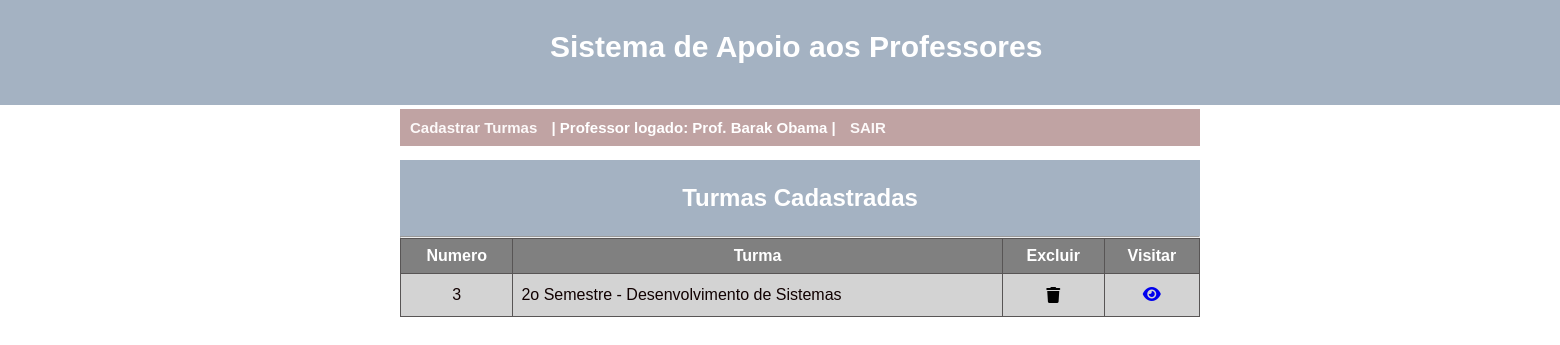
The app's page /lista_turma/2, older data.
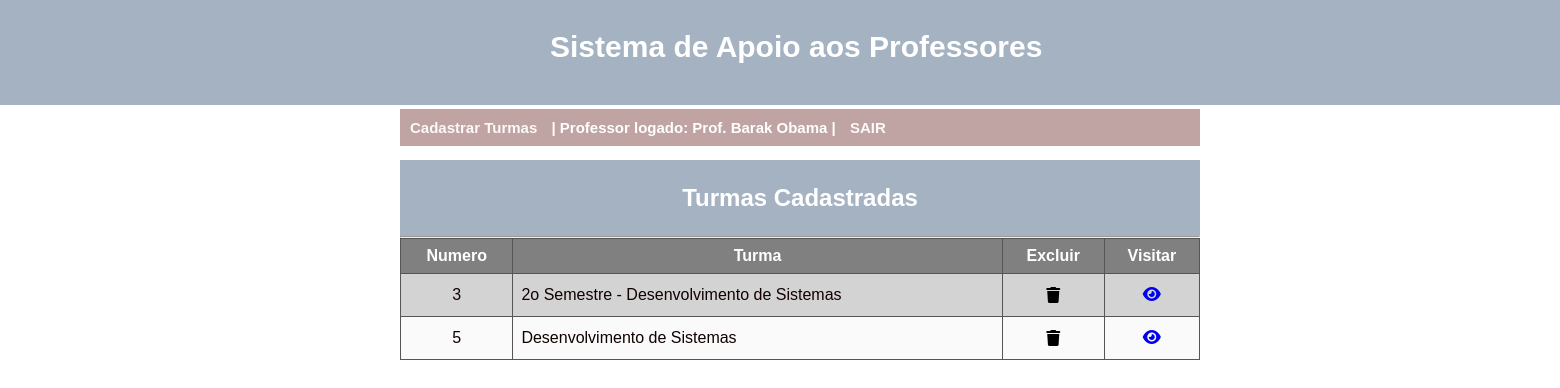
The same page, newer data.
### App_Escola/models.py (models this page shows, shortened)
class Professor(models.Model):
    nome = models.CharField(max_length=120)
    email = models.CharField(max_length=120)
    senha = models.CharField(max_length=64)

class Turma(models.Model):
    nome_turma = models.CharField(max_length=120)
    id_professor = models.ForeignKey(Professor, null = True, on_delete=models.PROTECT)

### App_Escola/views.py (the view)
# urls.py: path('lista_turma/<int:id_professor>', views.lista_turma, name='lista_turma')
def lista_turma(request, id_professor):
    dados_professor = Professor.objects.filter(id=id_professor).values("nome", "id")
    usuario_logado = dados_professor[0]
    usuario_logado = usuario_logado["nome"]
    id_logado = dados_professor[0]
    id_logado = id_logado['id']
    turmas_do_professor = Turma.objects.filter(id_professor=id_logado)
    return render(request, 'Cons_Turma_Lista.html', {
        'usuario_logado':usuario_logado, 'turmas_do_professor': turmas_do_professor,
        'id_logado': id_logado
    })

### App_Escola/templates/Cons_Turma_Lista.html (shortened to what this page needs)
{% load static %}
<!DOCTYPE html>
<html lang="en">
<head>
    <link rel="stylesheet" type="text/css" href="{% static 'css/Cons_Turma_Lista.css' %}">
</head>
<header class="login">
    <div class="fundo_menu">
        <div class="nome_sistema">
            Sistema de Apoio aos Professores
        </div>
    </div>
</header>
<nav class="menu">
    <ul>
       <li><a href="/cad_turma/{{id_logado}}">Cadastrar Turmas</a></li>
       <li> | Professor logado: {{usuario_logado}} | </a></li>
       <li><a href="../accounts/logout">SAIR</a></li>
    </ul>
</nav>
<body onLoad="login();">
    <div class="principal">
    <div class="container">
        <section class="enquadramento">
            <h1> Turmas Cadastradas</h1>
        </section>
        <hr>
        <table>
            <tr>
                <th>Numero</th>
                <th>Turma</th>
                <th>Excluir</th>
                <th>Visitar</th>
            </tr>
            {% for igs in turmas_do_professor %}
            <tr>
                <td style="text-align:center">{{igs.id}} </td>
                <td>{{igs.nome_turma}}</td>
                <td style="text-align:center"><a href="javascript:valida_excluir({{igs.id}})"><i class="fa-solid fa-trash"></i></a></td>
                <td style="text-align:center"><a href="/ver_atividades?id_turma={{igs.id}}&who={{id_logado}}"><i class="fa-solid fa-eye"></i></a></td>
            </tr>
            {% endfor %}
        </table>
    </div>
    </div>
</body>
</html>

### App_Escola/static/css/Cons_Turma_Lista.css (style rules this page uses)
:root { --cor_fundo : rgb(192, 163, 163); --cor_hover : rgb(150, 104, 104); --cor_primaria : rgb(252, 249, 249); }
div.fundo_menu { display: inline-block; width: 1600px; height: 105px; column-count:3; position: relative; background-color: #a4b2c2; }
.nome_sistema { text-align: right; font-size: 30px; font-weight: bold; font-family: arial; color: white; position: absolute; margin: 30px 0px 0 550px; }
.menu ul { list-style-type: none; padding: 0; margin: 0px 400px 0px 400px; background-color: var(--cor_fundo); font-size: 15px; font-weight: bold; font-family: arial; color: white; }
.menu ul li { display:inline; position: relative; }
.menu ul li a { color: var(--cor_primaria); text-decoration: none; display:inline-block; padding: 10px; transition: background .3s; }
* { margin: 0; padding: 0; }
body { font-family: arial; color:rgb(17, 1, 1); }
body { width: 1600px; height: 600px; }
.principal { display: flex; justify-content: center; align-items: center; }
.container { background-color: #fafafa; margin: 14px; max-width: 800px; width: 100%; box-sizing: 0 3px 5px rbga(0,0,0, 0.5); }
.enquadramento { background: #a4b2c2; padding: 24px; text-align: center; color: #fff; }
table, th, td { border: 1px solid rgb(88, 85, 85); border-collapse: collapse; padding: 8px; }
table { width: 800px; }
th { background-color: gray ; color: white }
tr:nth-child(2n) { background-color: lightgray; }
.fa-solid.fa-pen-to-square, .fa-solid.fa-trash { cursor: pointer; margin: 5px; color: black; }

Row changes from the older to the newer data that the page shows:
added Turma: id "5", nome_turma "Desenvolvimento de Sistemas"
